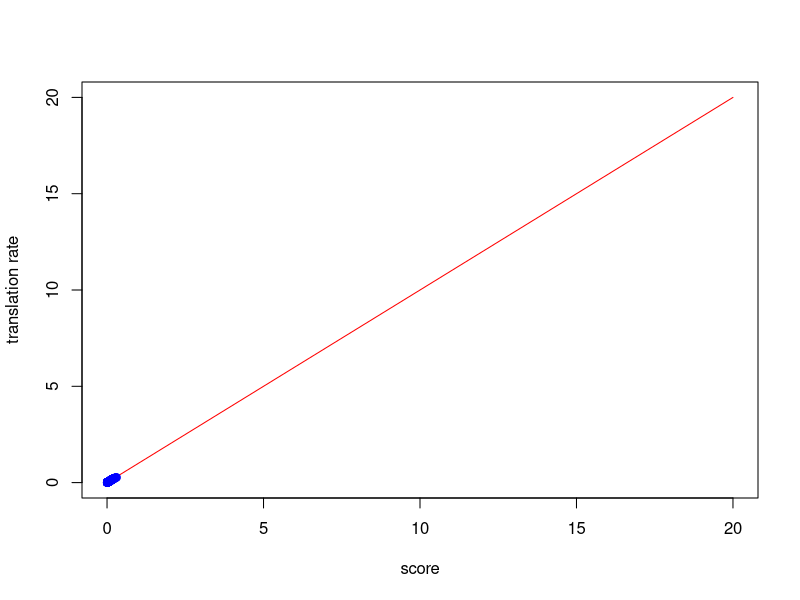
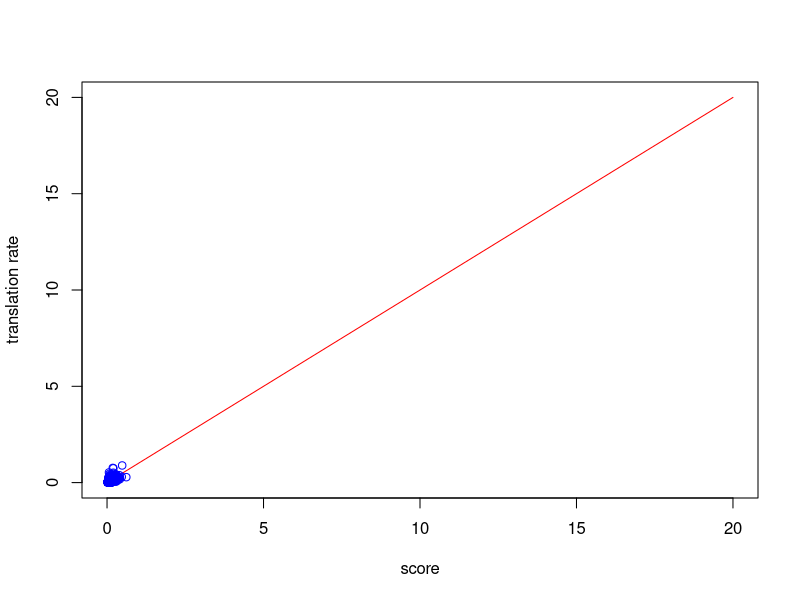

Reproduce these figures in R, in order.
## ---- chunk 1
# prepare data frame
setwd("~/git/TRSL/parameters")
# load data from csv
data = read.csv("regression_data.csv", sep=",")
# rename columns
colnames(data) = c("X", "gene", "translation.rate.exp", "translation.rate.sim", "transcript.abundance", "initiation.rate", "ORF.length", "CAI")
## ---- chunk 2
model.unnorm.sim = lm(data$translation.rate.sim ~ data$initiation.rate + data$CAI)
summary(model.unnorm.sim)
## ---- chunk 3
model.unnorm.exp = lm(data$translation.rate.exp ~ data$initiation.rate + data$CAI)
summary(model.unnorm.exp)
## ---- chunk 4
IR_norm = scale(data$initiation.rate)
CAI_norm = scale(data$CAI)
## ---- chunk 5
model.sim = lm(data$translation.rate.sim ~ IR_norm + CAI_norm)
summary(model.sim)
## ---- chunk 6
model.exp = lm(data$translation.rate.exp ~ IR_norm + CAI_norm)
summary(model.exp)
## ---- chunk 7
factors_norm = cbind(IR_norm, CAI_norm, data$translation.rate.sim, data$translation.rate.exp)[complete.cases(cbind(IR_norm, CAI_norm)),]
# add vector of ones for score calculation
factors_norm = cbind(rep(1, nrow(factors_norm)), factors_norm)
colnames(factors_norm) = c('const', 'IR_norm', 'CAI_norm', 'translation.rate.sim', 'translation.rate.exp')
## ---- chunk 8
scores.sim = factors_norm[, c('const', 'IR_norm', 'CAI_norm')] %*% model.sim$coefficients
plot.new()
curve(x^1, from=0, to=20, col="red", xlab="score", ylab="translation rate")
points(scores.sim, factors_norm[, "translation.rate.sim"], ylim=c(0,50), main="", pch=1, col='blue')
## ---- chunk 9
scores.exp = factors_norm[, c('const', 'IR_norm', 'CAI_norm')] %*% model.exp$coefficients
plot.new()
curve(x^1, from=0, to=20, col="red", xlab="score", ylab="translation rate")
points(scores.exp, factors_norm[, "translation.rate.exp"], ylim=c(0,50), main="", pch=1, col='blue')
